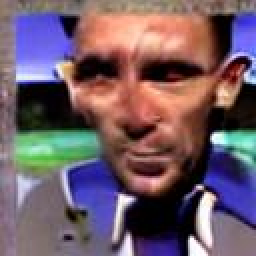
#> input picture tests/epoch1-offset50000-image0.jpg, 128 x 128 px, given in place of a15.png, which was not available (shown 2 times larger)
$ jupyter execute --allow-errors blurranimage.ipynb
#> lines starting #> are read from the running program, lines starting #| are printed output that depends on the picture; pictures that were not available may be replaced by others from this repository, and a replacement may not be noted
[cell 1]
# Importing Image class from PIL module
from PIL import Image,ImageFilter

# Opens a image in RGB mode
im = Image.open(r"a15.png").convert('RGB')
#> im is the input picture: PIL image 128x128 RGB; mean R, G, B 113.2, 91.7, 103

# Blurring the image
#im1 = im.filter(ImageFilter.BoxBlur(14)) # 4 to 14
#im2 = im.filter(ImageFilter.GaussianBlur(5)) # 2 to 6

im = im.resize((128,128))

import random
# [9 lines of commented-out code are left out]


im3 = im
#im1.save("a2.jpeg")
#im2.save("a3.jpeg")
im3.save("a12.png")
im3

[cell 2]
imgSmall = im3.resize((24,24), resample=Image.Resampling.BILINEAR) # 8 to 24

# Scale back up using NEAREST to original size
result = imgSmall.resize(im3.size, Image.Resampling.NEAREST)
result.save("a10.png")
result

[cell 3]
im3 = result.filter(ImageFilter.BoxBlur(7)).filter(
           ImageFilter.GaussianBlur(3))
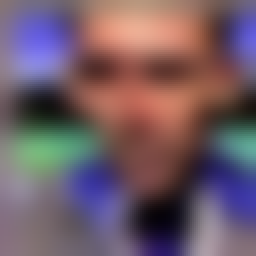
#> im3: PIL image 128x128 RGB (shown 2 times larger); mean R, G, B 113.4, 91.9, 103.3
im3.save("a09.png")
im3

[cell 4]
im3 = im.filter(ImageFilter.BoxBlur(7)).filter(
           ImageFilter.GaussianBlur(4))
im3.save("a08.png")
im3

[cell 5]
import numpy as np
x = np.array(im3,np.float32)

[cell 6]
x = np.moveaxis(x, -1, 0)

[cell 7]
x.shape
#> Out = (3, 128, 128)

[cell 8]
x[0].shape
#> Out = (128, 128)

#> (a cell that did not finish here is left out)

[cell 10]
import numpy as np
x = np.array([[[155,  33, 129],
        [161, 218,   6]],

       [[215, 142, 235],
        [143, 249, 164]],

       [[221,  71, 229],
        [ 56,  91, 120]],

       [[236,   4, 177],
        [171, 105,  40]]])

[cell 11]
m = np.hstack((x[0],x[1]))
n = np.hstack((m,x[2]))
n

#> (a cell that did not finish here is left out)

[cell 13]
x

[cell 14]
from tensorflow.keras.applications.vgg19 import VGG19
from tensorflow.keras.preprocessing import image
from tensorflow.keras.applications.vgg19 import preprocess_input
import numpy as np

#> (the rest of this cell did not finish here and is left out)

#> (a cell that did not finish here is left out)

#> (a cell that did not finish here is left out)

#> (a cell that did not finish here is left out)

[cell 18]
random.randint(1, 3)

#> (a cell that did not finish here is left out)

#> (a cell that did not finish here is left out)

#> (a cell that did not finish here is left out)

[cell 22]
import numpy as np
z1 = np.zeros((190,128))

[cell 23]
z = np.array( [[1,2,3],[4,5,6],[6,7,8],[9,10,11]])

[cell 24]
z

[cell 25]
z.shape

[cell 26]
z.reshape(2,-1).squeeze()

[cell 27]
z

[cell 28]
z[0:2]

[cell 29]
image = Image.open("12.png").convert('RGB')
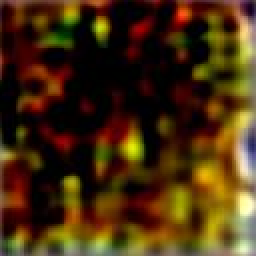
#> input picture tests/epoch1-offset0-image0.jpg, 128 x 128 px, given in place of 12.png, which was not available (shown 2 times larger)
#> image is the input picture: PIL image 128x128 RGB; mean R, G, B 71.5, 45.8, 14.8
im = image.resize((49,49))
#> im: PIL image 49x49 RGB

im3 = im.filter(ImageFilter.BoxBlur(random.randint(1, 2))).filter(
    ImageFilter.GaussianBlur(random.randint(1, 1)))
#> im3: PIL image 49x49 RGB

pix = np.array(im3,np.float32)
pix = pix / 255
pix = np.moveaxis(pix, -1, 0)
print(pix.shape)
#| (3, 49, 49)

m = np.hstack((pix[0],pix[1]))
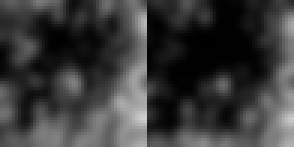
#> m: shape (49, 98) float32 (shown 3 times larger); min 0, max 0.812, mean 0.228
n = np.hstack((m,pix[2]))
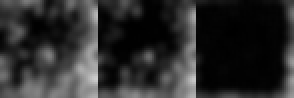
#> n: shape (49, 147) float32 (shown 2 times larger); min 0, max 0.812, mean 0.172
print(n.shape)
#| (49, 147)

z1 = np.ones((49,768-(3*49)))
print(z1.shape)
image_guide = np.hstack((n,z1))
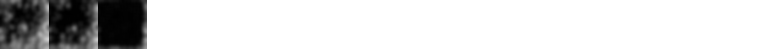
#> image_guide: shape (49, 768) float64; min 0, max 1, mean 0.841
print(image_guide.shape)
#| (49, 768)

image.close()
im.close()
im3.close()

[cell 30]
# Importing Image class from PIL module
from PIL import Image,ImageFilter

# Opens a image in RGB mode
im = Image.open(r"12.png").convert('RGB')

# Blurring the image
#im1 = im.filter(ImageFilter.BoxBlur(14)) # 4 to 14
#im2 = im.filter(ImageFilter.GaussianBlur(5)) # 2 to 6

im = im.resize((128,128))
im = im.crop((1, 1, 127, 127))
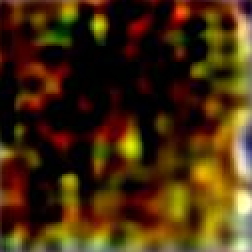
#> im: PIL image 126x126 RGB (shown 2 times larger); mean R, G, B 70.3, 44.5, 12.9

import random
# [6 lines of commented-out code are left out]

im3 = im.filter(ImageFilter.BoxBlur(random.randint(1, 2))).filter(
           ImageFilter.GaussianBlur(random.randint(1, 1)))
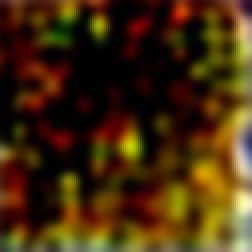
#> im3: PIL image 126x126 RGB (shown 2 times larger); mean R, G, B 69.8, 44.1, 12.8


#im1.save("a2.jpeg")
#im2.save("a3.jpeg")
im3.save("a12.png")

[cell 31]
import numpy as np
M = 18
N = 18
im=np.array(im3)
tiles = [im[x:x+M,y:y+N] for x in range(0,im.shape[0],M) for y in range(0,im.shape[1],N)]
#> tiles = 49 items

[cell 32]
pics = np.asarray(tiles)

[cell 33]
pics.shape
#> Out = (49, 18, 18, 3)

[cell 34]
pics.shape[0]
#> Out = 49

[cell 35]
pics[0].shape
#> Out = (18, 18, 3)

[cell 36]
Image.fromarray(pics[0])

[cell 37]
Image.fromarray(pics[1])

[cell 38]
Image.fromarray(pics[2])
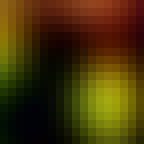
#> Out: PIL image 18x18 RGB (shown 8 times larger); mean R, G, B 69.1, 50.4, 7.1

[cell 39]
x = Image.fromarray(pics[3])
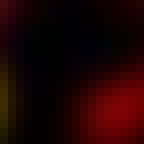
#> x: PIL image 18x18 RGB (shown 8 times larger); mean R, G, B 29.9, 3.1, 3.1
x.save("a13.png")
x.close()

[cell 40]
import cv2
import numpy as np
from matplotlib import pyplot as plt

#img = cv2.imread('a13.png')
img = pics[3]

# Calculate histogram without mask
hist1 = cv2.calcHist([img],[0],None,[256],[0,256])
#> hist1 = 256 values, max 27 at index 2, min 0 at index 33, mean 1.27
hist2 = cv2.calcHist([img],[1],None,[256],[0,256])
#> hist2 = 256 values, max 104 at index 1, min 0 at index 11, mean 1.27
hist3 = cv2.calcHist([img],[2],None,[256],[0,256])
#> hist3 = 256 values, max 75 at index 1, min 0 at index 13, mean 1.27

RGB_img = cv2.cvtColor(img, cv2.COLOR_BGR2RGB)
plt.subplot(221), plt.imshow(img)
plt.subplot(222), plt.plot(hist1), plt.plot(hist2),plt.plot(hist3)
plt.xlim([0,256])
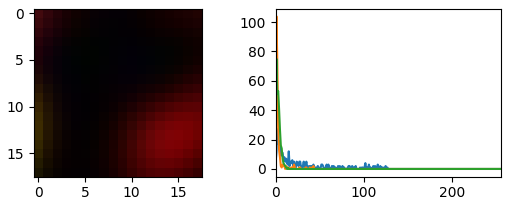
#> figure drawn by matplotlib, 2 panels; panel 2: curve peaks at x = 2, y = 27; panel 2: curve peaks at x = 1, y = 104; panel 2: curve peaks at x = 1, y = 75

[cell 41]
hist1.shape
#> Out = (256, 1)

[cell 42]
hist2.shape

[cell 43]
hist3.shape

[cell 44]
np.vstack((hist1,hist2)).shape
